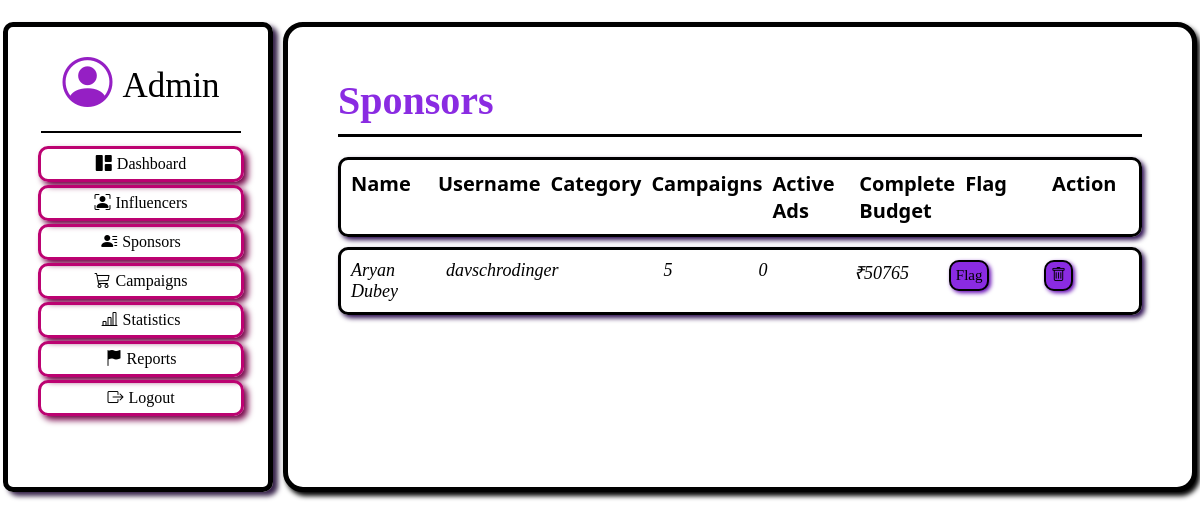
Page /admin/Sponsors on the committed database.
### application/Models.py (models this page shows)
class Sponsor(db.Model):
    __tablename__ = 'Sponsor'
    id = db.Column(db.Integer, primary_key=True)
    fullname = db.Column(db.String(200), unique=True, nullable=False)
    username = db.Column(db.String(200), unique=True, nullable=False)
    email = db.Column(db.String(200), unique=True, nullable=False)
    password = db.Column(db.String(100), nullable=False)
    products = db.relationship('Product', backref='Sponsor', lazy=True)
    flag=db.Column(db.Boolean, default=False)
    flagCount=db.Column(db.Integer, default=0)

### application/AdminController.py (the view, shortened to what this page needs)
@app.route('/admin/Sponsors', methods=['POST','GET'])
def adminSpo():
    sponsors=Sponsor.query.all()
    camps={}
    active={}
    budget={}
    for sponsor in sponsors:
        camps[sponsor.id]=Product.query.filter_by(sponsor_id=sponsor.id).count()
        active[sponsor.id]=UserProduct.query.join(Product).filter(
            Product.sponsor_id==sponsor.id, UserProduct.status=='Accepted').count()
        products=Product.query.filter_by(sponsor_id=sponsor.id).all()
        budget[sponsor.id]=sum(product.price for product in products)
    return render_template("adminSpo.html",sponsors=sponsors, camps=camps,active=active,budget=budget)

### templates/adminSpo.html (shortened to what this page needs)
<!DOCTYPE html>
<html lang="en">
<head>
    <link rel="stylesheet" href="https://cdnjs.cloudflare.com/ajax/libs/bootstrap-icons/1.9.1/font/bootstrap-icons.min.css">
</head>
<body>
    <div class="box">
        <div class="side-box">
            <div class="head">
                <i class="bi bi-person-circle"></i>
                <span class="text-a">Admin</span>
            </div>
            <div class="line"></div>
            <div class="column">
                <i class="bi bi-grid-1x2-fill"></i>
                <a href="{{url_for('admin')}}"> Dashboard</a>
            </div>
            <div class="column">
                <i class="bi bi-person-bounding-box"></i>
                <a href="{{url_for('adminInflu')}}"> Influencers</a>
            </div>
            <div class="column">
                <i class="bi bi-person-lines-fill"></i>
                <a href="{{url_for('adminSpo')}}">Sponsors</a>
            </div>
            <div class="column">
                <i class="bi bi-cart3"></i>
                <a href="{{url_for('adminCamp')}}">Campaigns</a>
            </div>
            <div class="column">
                <i class="bi bi-bar-chart-line"></i>
                <a href="{{url_for('adminStat')}}">Statistics</a>
            </div>
            <div class="column">
                <i class="bi bi-flag-fill"></i>
                <a href="{{url_for('adminReport')}}">Reports</a>
            </div>
            <div class="column">
                <i class="bi bi-box-arrow-right"></i>
                <a href="{{url_for('logout')}}">Logout</a>
            </div>
        </div>
        <div class="main-box">
            <span class="title">Sponsors</span>
            <div class="line1"></div>
            <div class="rect">
                <div class="i">Name</div>
                <div class="i">Username</div>
                <div class="i">Category</div>
                <div class="i">Campaigns</div>
                <div class="i">Active Ads</div>
                <div class="i">Complete Budget</div>
                <div class="i">Flag</div>
                <div class="i">Action</div>
            </div>
            <div class="rect1">
                {% for sponsor in sponsors %}
                    <div class="i">{{sponsor.fullname}} </div>
                    <div class="i">{{sponsor.username}}</div>
                    <div class="i">{{sponsor.category}}</div>
                    <div class="i">{{camps[sponsor.id]}}</div>
                    <div class="i">{{active[sponsor.id]}}</div>
                    <div class="i">₹{{budget[sponsor.id]}}</div>
                    <div class="i">
                        <form method="POST">
                            {% if sponsor.flag==True %}
                                <button type="submit" class="flag" name="unflag" value="unflag">Unflag</button>
                            {% elif sponsor.flag==False %}
                                <button type="submit" class="flag" name="flag" value="flag">Flag</button>
                            {% endif %}
                        </form>
                    </div>
                    <div class="i">
                        <form method="POST">
                            <button type="submit" class="flag" name="delete" value="delete"><i class="bi bi-trash"></i>
                            </button>
                        </form>
                    </div>
                {% endfor %}
            </div>
        </div>
    </div>
</body>
</html>

### templates/adminSpo.html (style rules this page uses)
body { margin: 0; padding: 0; height: 100%; width: 100%; background-color: rgb(255, 255, 255); }
a { text-decoration: none; color: inherit; }
a:link, a:visited { color: inherit; }
.box { display: flex; padding: 1px; gap: 10px; margin: 2px; padding-top: 20px; }
.main-box { display: flex; height: auto; width: 100%; padding-top: 50px; padding-left: 50px; background-color: rgb(255, 255, 255); flex-wrap: wrap; }
.text-a { font-size: 35px; padding-left: 10px; font-family: cursive; }
.side-box { display: flex; flex-direction: column; justify-content: flex-start; align-items: center; border: 5px solid rgb(0, 0, 0); border-radius: 10px; padding: 30px; flex-wrap: wrap; height: 400px; width: 200px; box-shadow: 5px 4px 5px rgb(55, 35, 74); flex-shrink: 0; }
.head { display: flex; align-items: center; font-size: 50px; font-family: monospace; }
.head .bi { color: rgb(149, 31, 196); }
.line { margin-top: 15px; margin-bottom: 10px; height: 2px; width: 100%; background-color: rgb(0, 0, 0); }
.column { display: flex; justify-content: center; align-items: center; margin-top: 3px; height: 30px; width: 100%; border: 3px solid rgb(188, 2, 113); border-radius: 10px; font-family: cursive; gap: 5px; box-shadow: 4px 4px 6px rgb(117, 2, 71); transition: transform 0.3s; }
.main-box { display: flex; flex-direction: column; height: auto; width: 100%; border: 5px solid black; border-radius: 20px; padding: 50px; box-shadow: 3px 4px 5px black; }
.title { font-size: 40px; font-weight: bold; font-family: Verdana; color: blueviolet; }
.line1 { margin-top: 10px; height: 3px; width: 100%; background-color: rgb(0, 0, 0); margin-bottom: 20px; }
.rect, .rect1 { display: grid; padding: 10px; grid-template-columns: repeat(8,1fr); box-sizing: border-box; width: 100%; border: 3px solid black; box-shadow: 3px 3px 5px rgb(43, 12, 79); border-radius: 10px; gap: 10px; font-family: segoe UI; font-size: 20px; font-weight: bold; }
.rect1 { margin-top: 10px; font-family: cursive; font-size: 18px; font-style: italic; font-weight: 400; }
.flag { padding: 5px; background-color: blueviolet; font-size: 15px; font-family: cursive; border: 2px solid black; border-radius: 10px; box-shadow: 2px 2px 4px rgb(98, 5, 179); transition: transform 0.2s; }

### rows in the picture
Sponsor: fullname "Aryan Dubey", username "davschrodinger", camps "5", active "0", budget "50765", flag "Flag"
